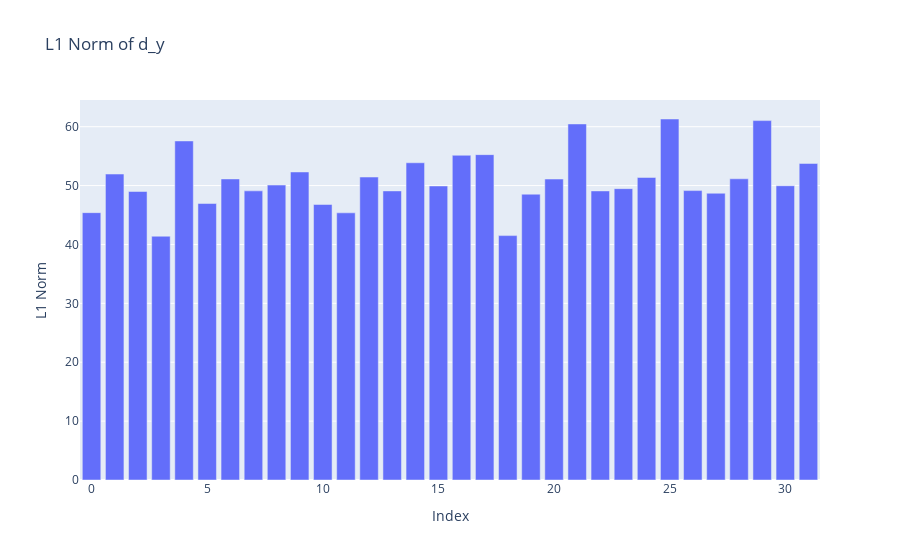

Notebook code for this chart:
### Code cell
# plot the L1 norm of each of the 32 vectors in d_y
l1_norms = []
for i in range(32):
    l1_norms.append(np.linalg.norm(input_outputs["0"]['d_y'][i][0], ord=1))

fig = go.Figure(data=[go.Bar(x=np.arange(32), y=l1_norms)])
fig.update_layout(title_text=f"L1 Norm of d_y")
fig.update_xaxes(title_text="Index")
fig.update_yaxes(title_text="L1 Norm")
fig.show()

### Figure 1 — Plotly figure (JSON) as saved in the notebook; plotly's stock layout.template omitted (floating-point values rounded to 4 significant figures)
{"data": [{"type": "bar", "x": [0, 1, 2, 3, 4, 5, 6, 7, 8, 9, 10, 11, 12, 13, 14, 15, 16, 17, 18, 19, 20, 21, 22, 23, 24, 25, 26, 27, 28, 29, 30, 31], "y": [45.4, 51.96, 48.99, 41.4, 57.58, 46.95, 51.12, 49.1, 50.09, 52.31, 46.79, 45.37, 51.45, 49.09, 53.87, 49.93, 55.15, 55.26, 41.5, 48.54, 51.11, 60.47, 49.09, 49.48, 51.38, 61.31, 49.15, 48.7, 51.15, 61.03, 49.97, 53.76]}], "layout": {"title": {"text": "L1 Norm of d_y"}, "xaxis": {"title": {"text": "Index"}}, "yaxis": {"title": {"text": "L1 Norm"}}}}
